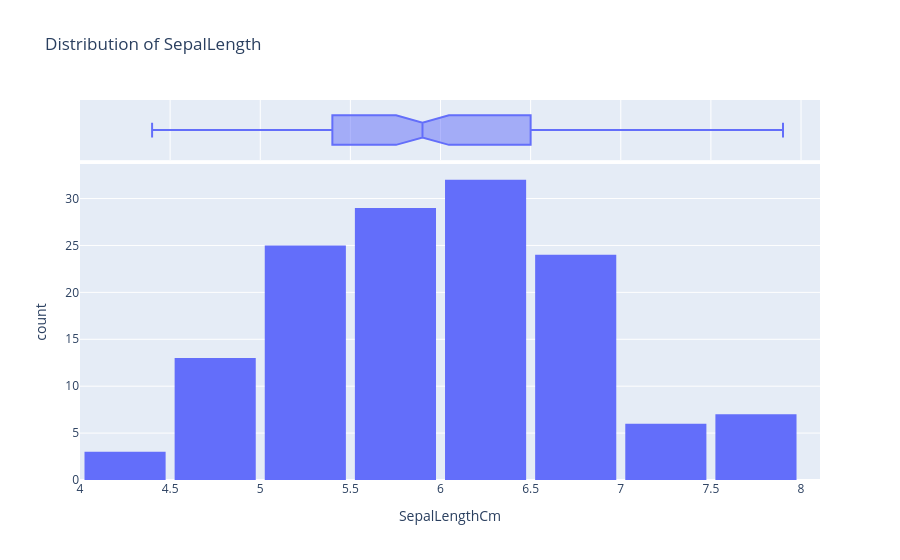

Write notebook code for a chart like this one.
### Code cell
fig = px.histogram(iris_df,
                   x='SepalLengthCm',
                   marginal='box',
                   title='Distribution of SepalLength')
fig.update_layout(bargap=0.1)
fig.show()

### Figure 1 — Plotly figure (JSON) as saved in the notebook; plotly's stock layout.template omitted (floating-point values rounded to 4 significant figures; data arrays with more than 128 entries replaced by an {"elided": "..."} marker saying what was removed)
{"data": [{"alignmentgroup": "True", "bingroup": "x", "hovertemplate": "SepalLengthCm=%{x}<br>count=%{y}<extra></extra>", "legendgroup": "", "marker": {"color": "#636efa", "pattern": {"shape": ""}}, "name": "", "offsetgroup": "", "orientation": "v", "showlegend": false, "type": "histogram", "x": {"elided": "139 float values"}, "xaxis": "x", "yaxis": "y"}, {"alignmentgroup": "True", "hovertemplate": "SepalLengthCm=%{x}<extra></extra>", "legendgroup": "", "marker": {"color": "#636efa"}, "name": "", "notched": true, "offsetgroup": "", "showlegend": false, "type": "box", "x": {"elided": "139 float values"}, "xaxis": "x2", "yaxis": "y2"}], "layout": {"bargap": 0.1, "barmode": "relative", "legend": {"tracegroupgap": 0}, "title": {"text": "Distribution of SepalLength"}, "xaxis": {"anchor": "y", "domain": [0, 1], "title": {"text": "SepalLengthCm"}}, "xaxis2": {"anchor": "y2", "domain": [0, 1], "matches": "x", "showgrid": true, "showticklabels": false}, "yaxis": {"anchor": "x", "domain": [0, 0.8316], "title": {"text": "count"}}, "yaxis2": {"anchor": "x2", "domain": [0.8416, 1], "matches": "y2", "showgrid": false, "showline": false, "showticklabels": false, "ticks": ""}}}
